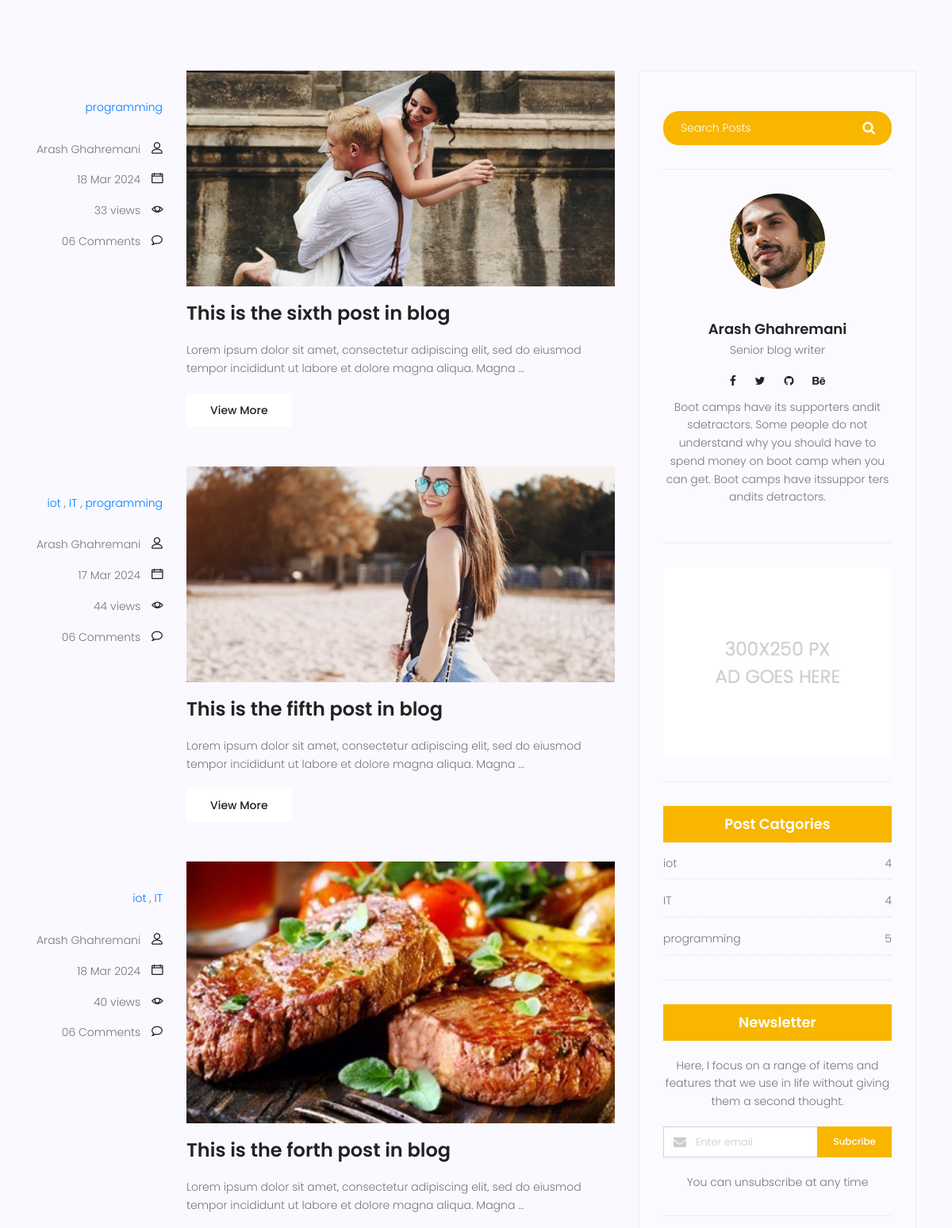
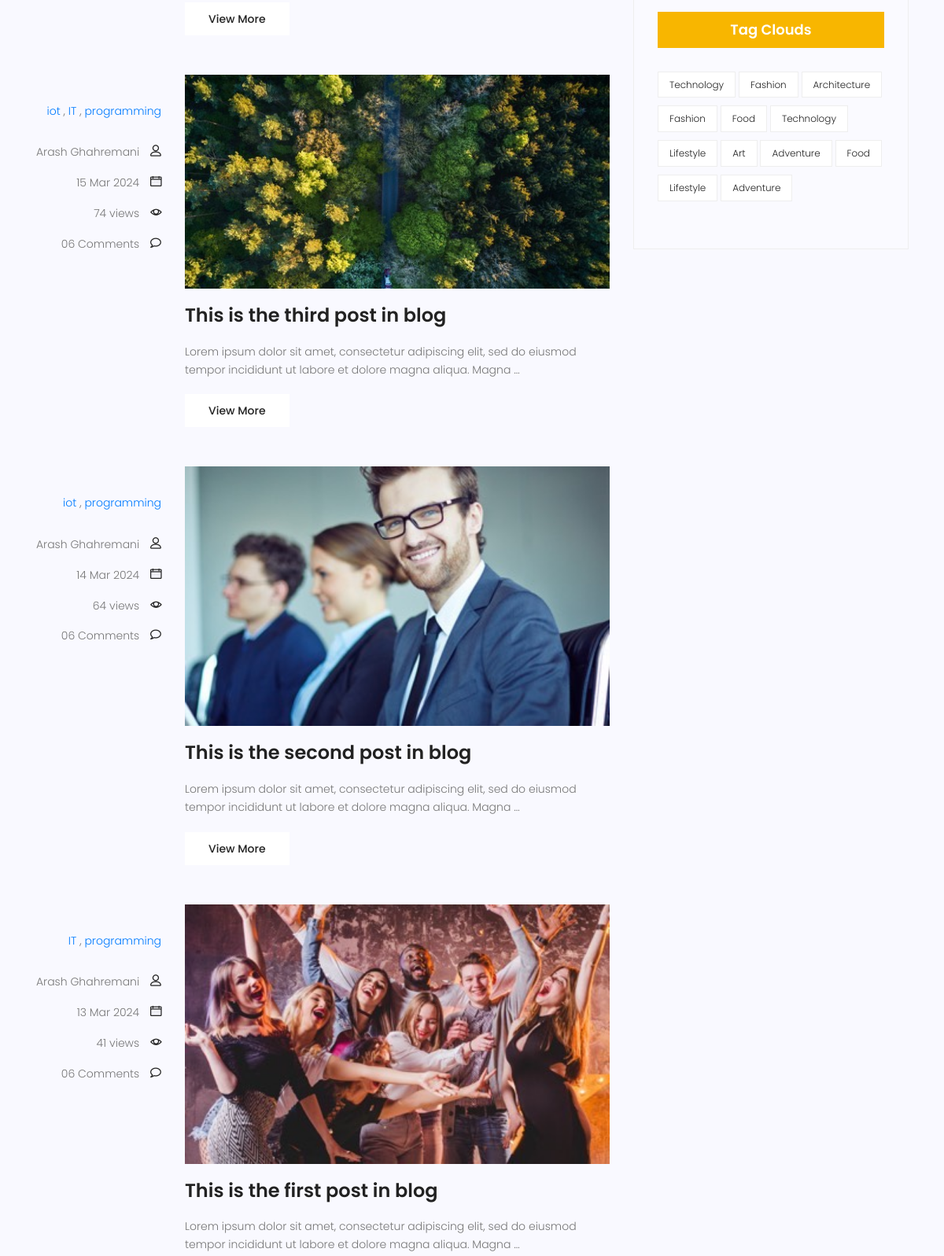
Before: /blog/search/ (middle part) with the older database file (2 pictures, top to bottom).
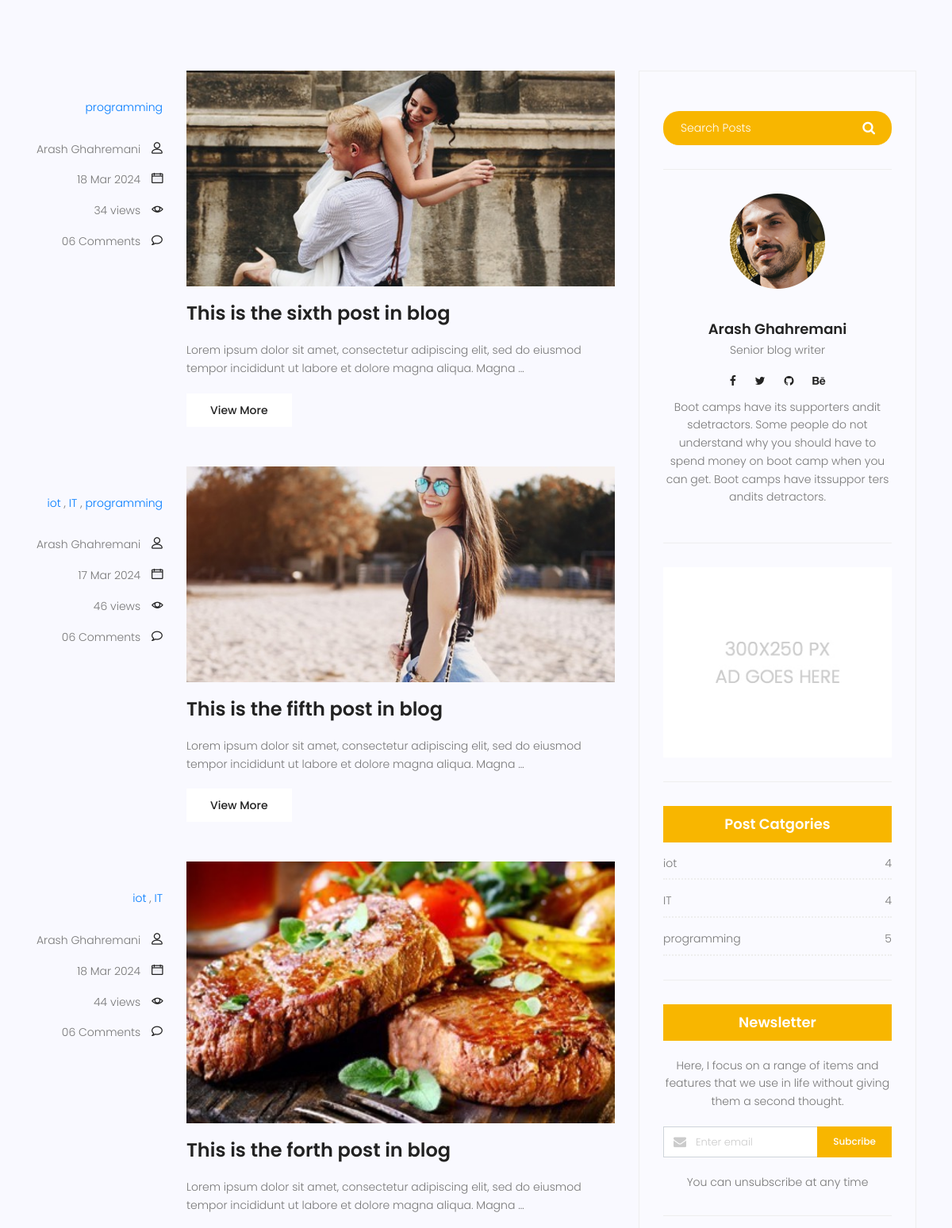
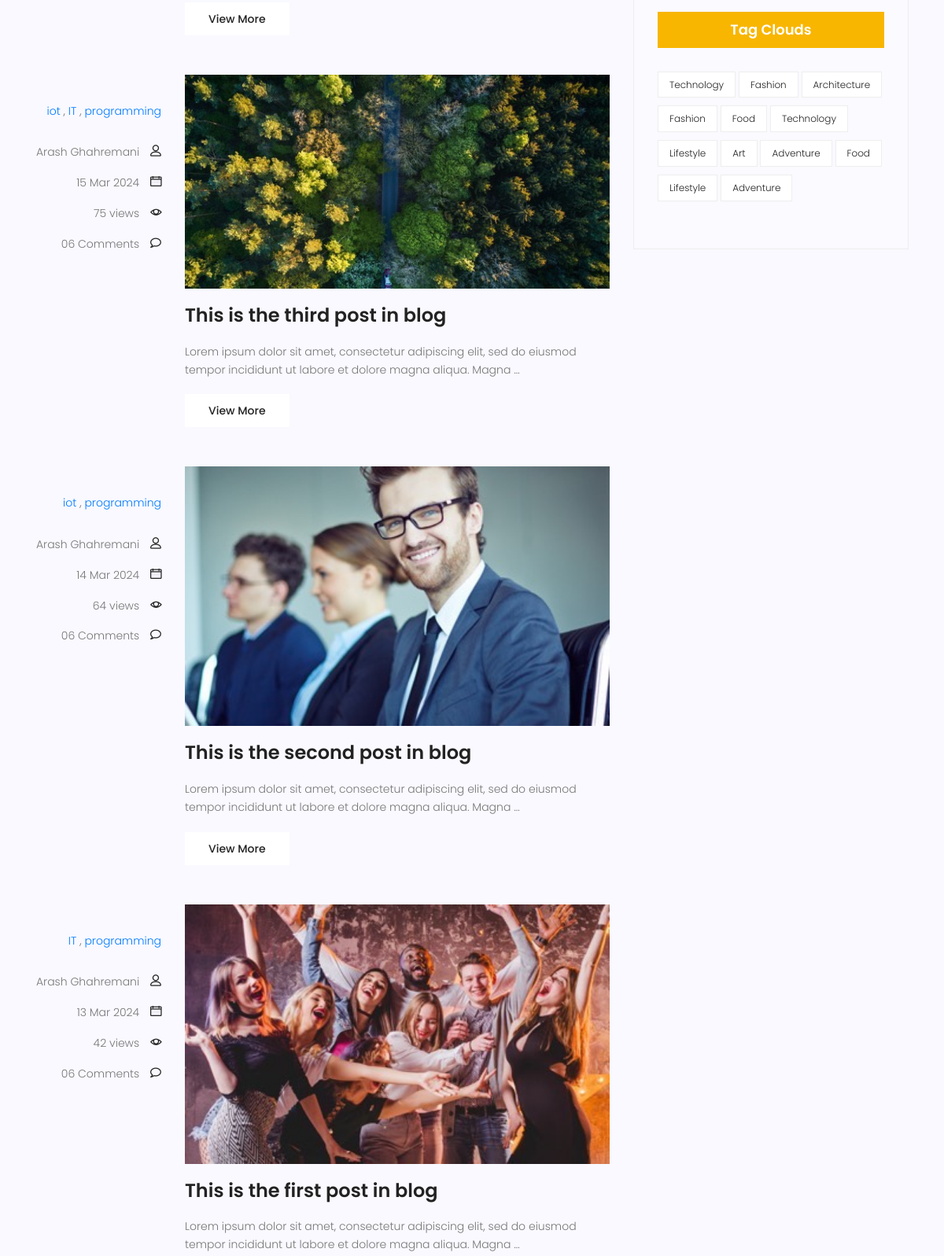
After: the same page with the newer database file (2 pictures, top to bottom).
### blog/models.py (models this page shows, shortened)
class Category(models.Model):
    name = models.CharField(max_length = 255)
    def __str__(self):
        return self.name

class Post (models.Model) :
    image = models.ImageField(upload_to = 'blog/',default = 'blog/default.jpg')
    author = models.ForeignKey(User,on_delete=models.SET_NULL,null=True)
    title = models.CharField (max_length = 200)
    content = models.TextField ()
    category = models.ManyToManyField (Category)
    counted_view = models.IntegerField (default = 0)
    status = models.BooleanField (default = False)
    published_date = models.DateTimeField (null = True)
    created_date = models.DateTimeField (auto_now_add = True)
    update_date = models.DateTimeField (auto_now = True)
    class Meta:
        ordering = ['-created_date']
    def excerpt(self) :
        return truncatewords(self.content,20)

### blog/views.py (the view)
# urls.py: path('search/',blog_search, name="search"),
def blog_search(request):
    posts = Post.objects.filter(status=1)
    if request.method == 'GET':
        s = request.GET.get('s')
        if s:
            posts = posts.filter(content__contains=s)
    context = {'posts': posts}
    return render(request, "blog/blog-home.html", context)

### blog/templatetags/blog_tags.py (called while the page is built)
@register.inclusion_tag('blog/post-categories.html')
def postcategories() :
    posts = Post.objects.filter(status = 1)
    categories = Category.objects.all()
    cat_dict = {}
    for name in categories :
        cat_dict[name]=posts.filter(category=name).count()
    return {'categories':cat_dict}

### templates/blog/blog-home.html (shortened to what this page needs)
{% extends 'base.html' %}
{% load static %}
{% load blog_tags %}
{% block content %}
<section class="top-category-widget-area pt-90 pb-90 ">
</section>
<section class="post-content-area">
	<div class="container">
		<div class="row">
			<div class="col-lg-8 posts-list">
				{% for post in posts %}
				<div class="single-post row">
					<div class="col-lg-3  col-md-3 meta-details">
						<ul class="tags">
							{% for cat in post.category.all %}
								<a href="{% url 'blog:category' cat_name=cat.name %}"> {{ cat.name }}</a> {% if not forloop.last %},{% endif %}
							{% endfor %}
						</ul>
						<div class="user-details row">
							<p class="user-name col-lg-12 col-md-12 col-6"><a href="{% url 'blog:author' author_username=post.author.username %}">{{post.author.get_full_name}}</a>
								<span class="lnr lnr-user"></span></p>
							<p class="date col-lg-12 col-md-12 col-6"><a href="#">{{post.published_date|date:'d M Y'}}</a> <span
									class="lnr lnr-calendar-full"></span></p>
							<p class="view col-lg-12 col-md-12 col-6"><a href="#">{{post.counted_view}} views</a> <span
									class="lnr lnr-eye"></span></p>
							<p class="comments col-lg-12 col-md-12 col-6"><a href="#">06 Comments</a> <span
									class="lnr lnr-bubble"></span></p>
						</div>
					</div>
					<div class="col-lg-9 col-md-9 ">
						<div class="feature-img">
							<img class="img-fluid" src="{{post.image.url}}" alt="">
						</div>
						<a class="posts-title" href="{% url 'blog:single' pid=post.id%}">
							<h3>{{post.title}}</h3>
						</a>
						<p class="excert">
							{{post.excerpt}}
						</p>
						<a href={{post.id}} class="primary-btn">View More</a>
					</div>
				</div>
				{% endfor%}
			</div>
			<div class="col-lg-4 sidebar-widgets">
				<div class="widget-wrap">
						{% include 'blog/blog-search.html' %}
						{% include 'blog/blog-writer.html' %}
					    {% include 'blog/blog-ads.html' %}
						{% postcategories %}
					<div class="single-sidebar-widget newsletter-widget">
						<h4 class="newsletter-title">Newsletter</h4>
						<p>
							Here, I focus on a range of items and features that we use in life without
							giving them a second thought.
						</p>
						<div class="form-group d-flex flex-row">
							<div class="col-autos">
								<div class="input-group">
									<div class="input-group-prepend">
										<div class="input-group-text"><i class="fa fa-envelope" aria-hidden="true"></i>
										</div>
									</div>
									<input type="text" class="form-control" id="inlineFormInputGroup"
										placeholder="Enter email" onfocus="this.placeholder = ''"
										onblur="this.placeholder = 'Enter email'">
								</div>
							</div>
							<a href="#" class="bbtns">Subcribe</a>
						</div>
						<p class="text-bottom">
							You can unsubscribe at any time
						</p>
					</div>
					<div class="single-sidebar-widget tag-cloud-widget">
						<h4 class="tagcloud-title">Tag Clouds</h4>
						<ul>
							<li><a href="#">Technology</a></li>
							<li><a href="#">Fashion</a></li>
							<li><a href="#">Architecture</a></li>
							<li><a href="#">Fashion</a></li>
							<li><a href="#">Food</a></li>
							<li><a href="#">Technology</a></li>
							<li><a href="#">Lifestyle</a></li>
							<li><a href="#">Art</a></li>
							<li><a href="#">Adventure</a></li>
							<li><a href="#">Food</a></li>
							<li><a href="#">Lifestyle</a></li>
							<li><a href="#">Adventure</a></li>
						</ul>
					</div>
				</div>
			</div>
		</div>
	</div>
</section>
{% endblock%}

### templates/base.html (shortened to what this page needs)
{% load static %}
<!DOCTYPE html>
<html lang="zxx" class="no-js">
<head>
    <link rel="stylesheet" href="{% static 'css/linearicons.css'%}">
    <link rel="stylesheet" href="{% static 'css/font-awesome.min.css'%}">
    <link rel="stylesheet" href="{% static 'css/bootstrap.css'%}">
    <link rel="stylesheet" href="{% static 'css/magnific-popup.css'%}">
    <link rel="stylesheet" href="{% static 'css/jquery-ui.css'%}">
    <link rel="stylesheet" href="{% static 'css/nice-select.css'%}">
    <link rel="stylesheet" href="{% static 'css/animate.min.css'%}">
    <link rel="stylesheet" href="{% static 'css/owl.carousel.css'%}">
    <link rel="stylesheet" href="{% static 'css/main.css'%}">
</head>
<body>
    {% block content %}
    {% endblock %}
</body>
</html>

### templates/blog/blog-search.html
{% load static %}
<div class="single-sidebar-widget search-widget">
    <form class="search-form" action="{% url 'blog:search' %}" method = 'get'>
        <input placeholder="Search Posts" name="s" type="text" onfocus="this.placeholder = ''"
            onblur="this.placeholder = 'Search Posts'">
        <button type="submit"><i class="fa fa-search"></i></button>
    </form>
</div>

### templates/blog/blog-writer.html
{% load static %}
    <div class="single-sidebar-widget user-info-widget">
        <img src="{% static 'img/blog/user-info.png' %}" alt="">
        <a href="#">
            <h4>Arash Ghahremani</h4>
        </a>
        <p>
            Senior blog writer
        </p>
        <ul class="social-links">
            <li><a href="#"><i class="fa fa-facebook"></i></a></li>
            <li><a href="#"><i class="fa fa-twitter"></i></a></li>
            <li><a href="#"><i class="fa fa-github"></i></a></li>
            <li><a href="#"><i class="fa fa-behance"></i></a></li>
        </ul>
        <p>
            Boot camps have its supporters andit sdetractors. Some people do not understand why you
            should have to spend money on boot camp when you can get. Boot camps have itssuppor ters
            andits detractors.
        </p>
    </div>

### templates/blog/blog-ads.html
{% load static %}
<div class="single-sidebar-widget ads-widget">
    <a href="#"><img class="img-fluid" src="{% static 'img/blog/ads-banner.jpg' %}" alt=""></a>
</div>

### templates/blog/post-categories.html
{% load static %}
<div class="single-sidebar-widget post-category-widget">
    <h4 class="category-title">Post Catgories</h4>
    <ul class="cat-list">
        {% for name,count in categories.items %}
        <li>
            <a href="{% url 'blog:category' cat_name=name %}" class="d-flex justify-content-between">
                <p>{{name}}</p>
                <p>{{count}}</p>
            </a>
        </li>
        {% endfor %}
    </ul>
</div>

Changed rows visible on the page:
changed Post "This is the sixth post in blog": counted_view "33" → "34"
changed Post "This is the fifth post in blog": counted_view "44" → "46"
changed Post "This is the forth post in blog": counted_view "40" → "44"
changed Post "This is the third post in blog": counted_view "74" → "75"
changed Post "This is the first post in blog": counted_view "41" → "42"
